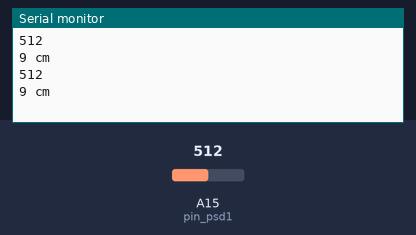
Recording of a sketch running on a simulated Arduino Mega 2560, built with avr-gcc and run on an emulated ATmega2560. On the bench: the last lines printed to the serial monitor. Inputs (shaded band) come from the test bench; at power-on: A15 (pin_psd1) = 512.

Above: at 1.8 s.
1.9 s: A15 (pin_psd1) set to 716
At 2.8 s:
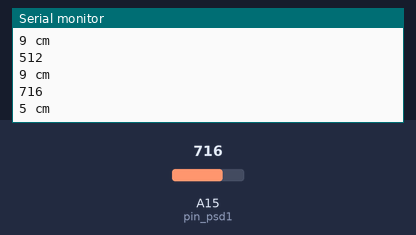
3.4 s: A15 (pin_psd1) set to 900
At 4.8 s:
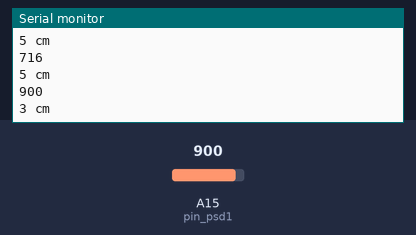
Timing chart, 0 to 6.4 s (numbered marks = the images above; inputs shaded):
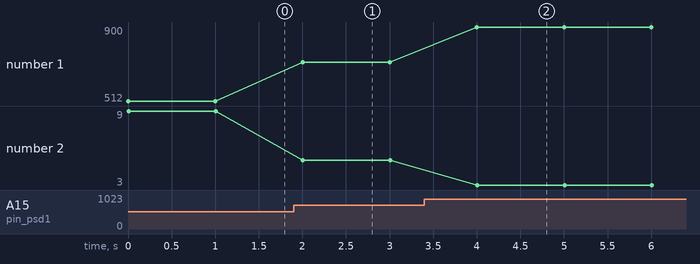

The sketch:

PSD.ino
```cpp
int pin_psd1=A15;

void setup(){
	Serial.begin(9600);
	pinMode(pin_psd1, INPUT);
}

void loop() {
	long IR_value = analogRead(pin_psd1);
	long IR_range = vals(IR_value);
	Serial.println(IR_value);
	Serial.print(IR_range);
	Serial.println(" cm");
	Serial.println();
	delay(1000);
}

long vals(long IR_value){
	if(IR_value < 10) IR_value = 10;
	return ((67870.0/ (IR_value - 3.0)) - 40.0)/10;
}
```

Measured:
- after the input at 1.9 s, the serial monitor: prints a new line after 0.10 s (image 1)
- after the input at 3.4 s, the serial monitor: prints a new line after 0.60 s (image 2)
- plotted number 1: 512 → 716 after the input at 1.9 s, 716 → 900 after the input at 3.4 s
- plotted number 2: 9 → 5 after the input at 1.9 s, 5 → 3 after the input at 3.4 s
